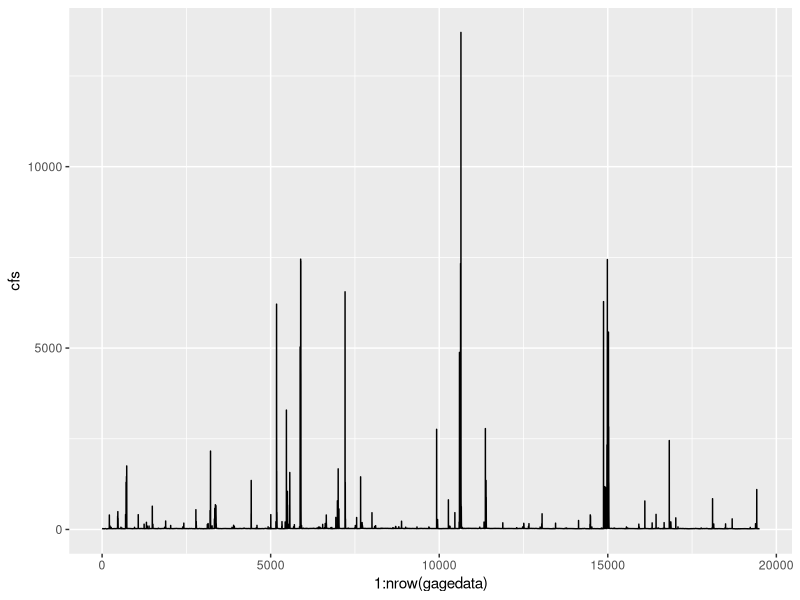
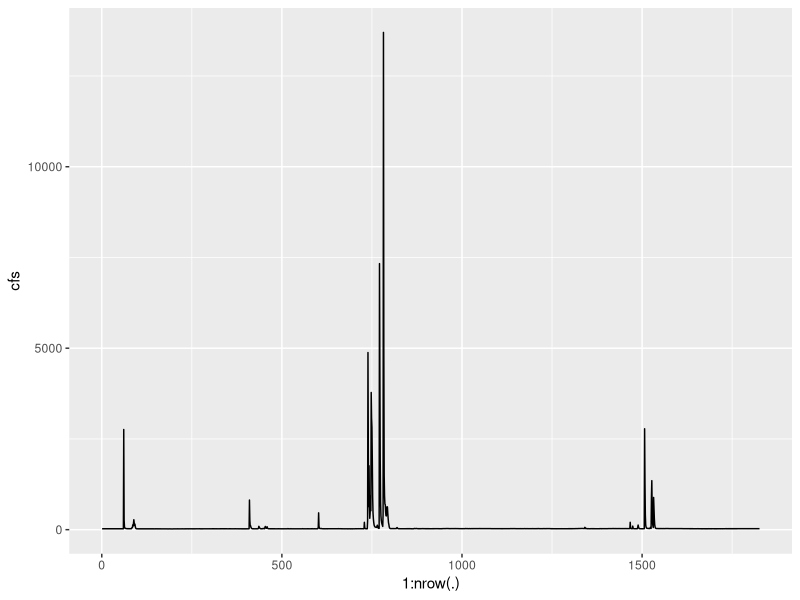
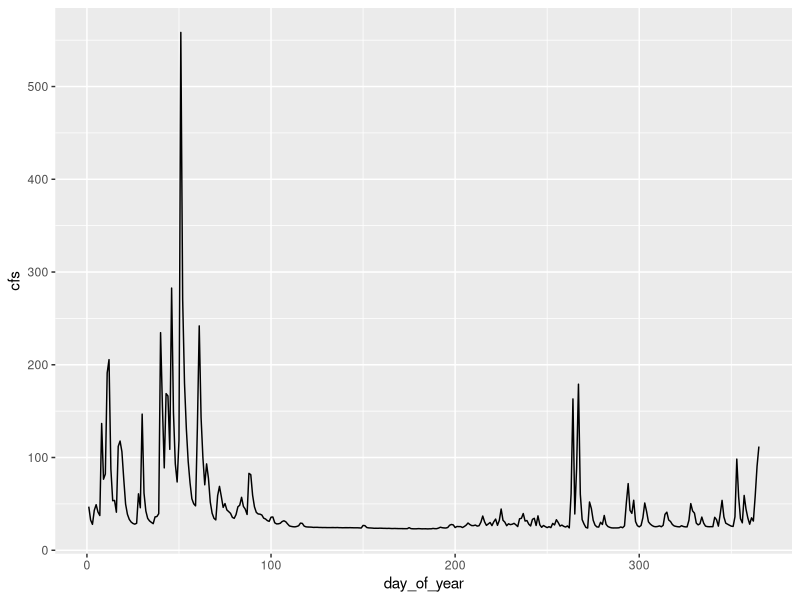
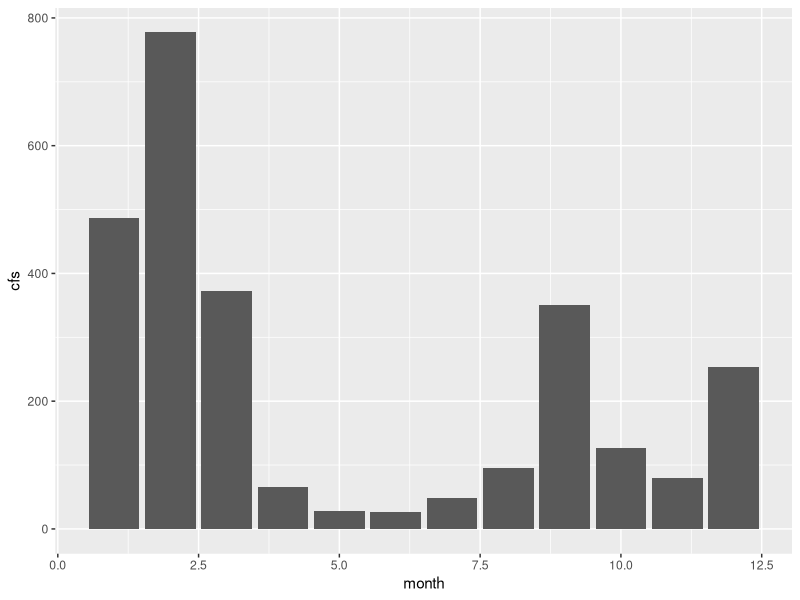
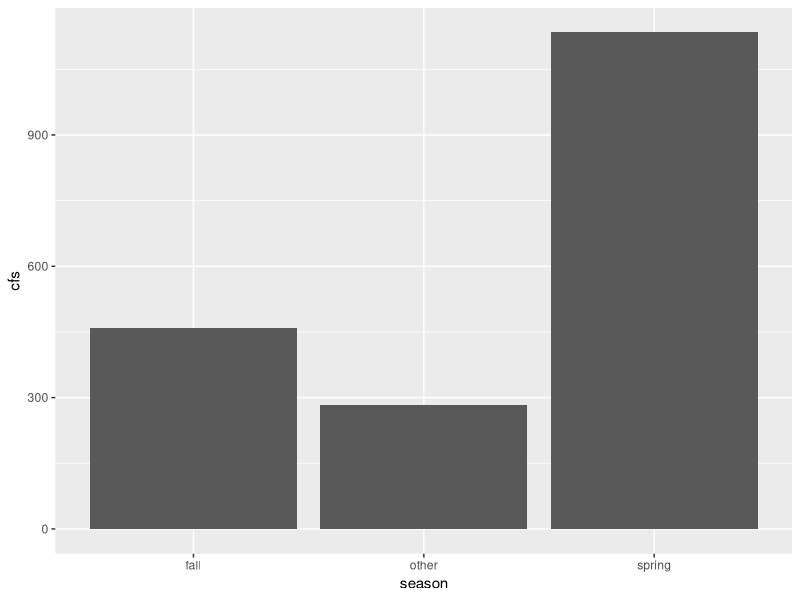

Recreate these plots in R, in order. (Note: this script raises an error after producing the figures.)
## Making a natural flow regime to run for the inverts
## The invert model needs single flood events, not full hydrographs
## Process
## 1. Take the full sequence from the Verde @ Paulden 1964-2008
## 2. Look at mean max values for each month across full series.
## 3. Identify seasonal peaks.
## 4. These occur in spring (big) and fall/late summer (small).
## 5. Identify seasonal windows where these peaks fall as they vary annually.
## 6. Make that the window to search for each of those 2 peaks.
## 7. Take the mean max flow across the full series that falls in those windows.
## 8. That's the natural flow; then repeat for 200 y. 

library(plyr)
library(tidyverse)

## Plotting theme
theme_classic_facet <- function() {
    theme_classic() +
        theme(strip.background = element_rect(colour = NA, fill = NA))
}

## Read data in
gagedata <- read.csv("data/Paulden_USGS_gage1963-2017.csv", header = T)

## Remove 1963
gagedata <- gagedata %>%
    filter(year != 1963)

## -------------------------------------------------------------------------- ##
## explore                                                                    ##
## -------------------------------------------------------------------------- ##
str(gagedata)
ggplot(gagedata, aes(1:nrow(gagedata), cfs)) +
    geom_line()

gagedata %>%
    filter(year > 1990 & year <1996) %>%
    ggplot(aes(1:nrow(.), cfs)) +
    geom_line()

gagedata %>%
    group_by(year) %>%
    summarise(cfs = max(cfs))

## mean daily
gagedata %>%
    filter(year < 2009) %>%
    group_by(day_of_year) %>%
    summarise(cfs = mean(cfs)) %>%
    filter(day_of_year != 366) %>%
    ggplot(aes(day_of_year, cfs)) +
    geom_line() 

## mean monthly
gagedata %>%
    filter(year < 2009) %>%
    group_by(year, month) %>%
    summarise(maxcfs = max(cfs)) %>%
    ungroup() %>%
    group_by(month) %>%
    summarise(cfs = mean(maxcfs)) %>%
    ggplot(aes(month, cfs)) +
    geom_bar(stat = 'identity')

## grouping into seasons and then taking the max in each year in each season
## taking the mean of this
natflow_mean <- gagedata %>%
    filter(year < 2009) %>%
    mutate(season = ifelse(month >= 1 & month <=4, 'spring',
                    ifelse(month >= 8 & month <=10, 'fall', 'other'))) %>%
    group_by(year, season) %>%
    summarise(maxcfs = max(cfs)) %>%
    ungroup() %>%
    group_by(season) %>%
    summarise(cfs = mean(maxcfs)) 

head(natflow_mean)

ggplot(natflow_mean, aes(season, cfs)) +
    geom_bar(stat = 'identity')

## -------------------------------------------------------------------------- ##
## Final vector                                                               ##
## -------------------------------------------------------------------------- ##

## values
## spring: 1134 cfs
## fall: 459 cfs

## spring value ca. day 50 (corresponds to 19 Feb)
## fall value ca. day 251 (corresponds to 7 Sept)

## making the vector to use
## doesn't matter exactly when, just how far apart as we're looking at long-term
## trends. i.e. no need to put the first flood at day 50. I'll put it at day 1,
## then have the fall flood fall on day 200. i.e. repeat the spring value 200
## times and the fall value 115 + 50. That is through the end of the year and to
## day 49

t <- c(seq(1:200), seq(1:165))
Q <- c(rep(1134, 200), rep(459, 165))

natflow_df <- as.data.frame(cbind(t, Q))
str(natflow_df)
head(natflow_df)

## Exporting
write.csv(natflow_df, file = "export/natflow_mean.csv", row.names = FALSE)    


